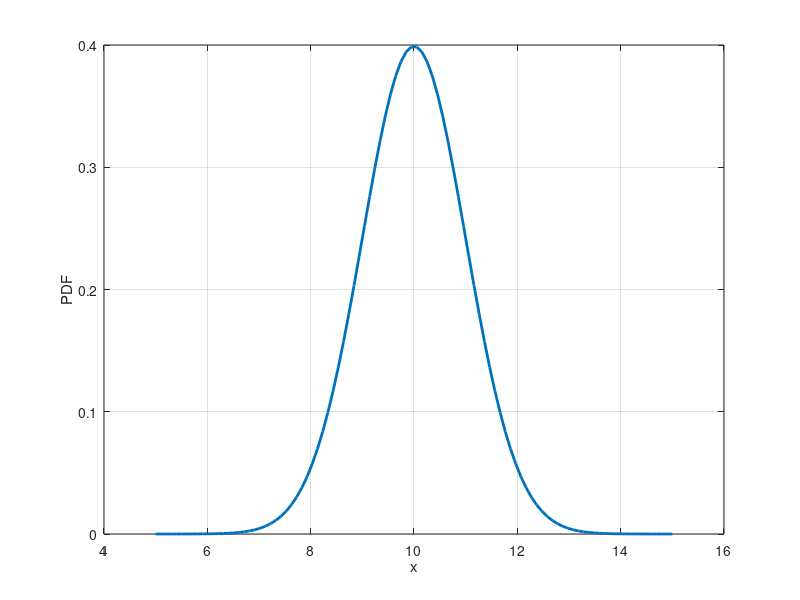
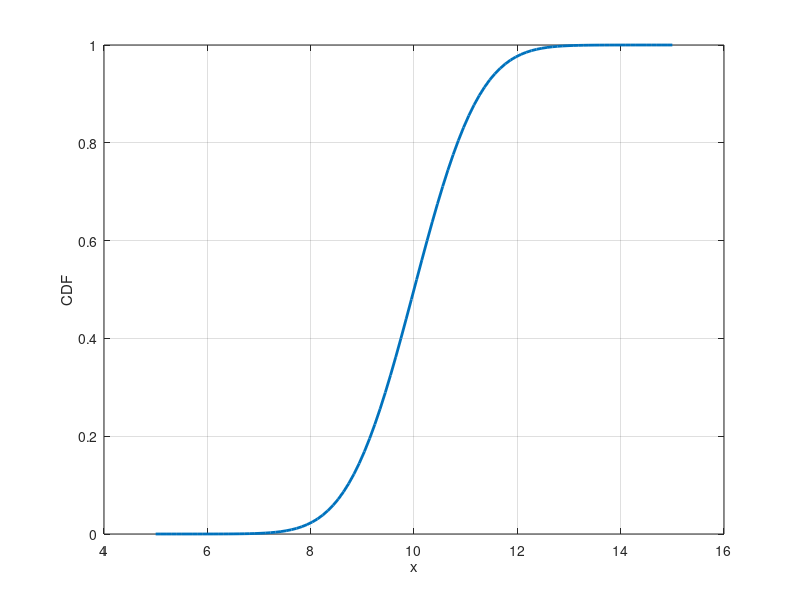
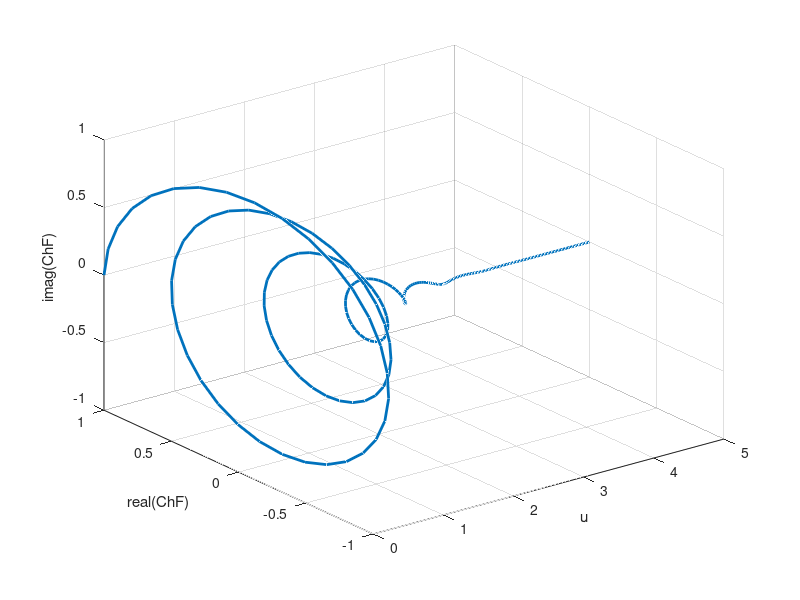

Reproduce these figures in MATLAB, in order.
function ChF_3D
close all;clc
mu    = 10;
sigma = 1;
i     = complex(0,1);
chf  = @(u)exp(i * mu * u - sigma * sigma * u .* u / 2.0);
pdf  = @(x)normpdf(x,mu,sigma);
cdf  = @(x)normcdf(x,mu,sigma);

% Density 

figure(1)
x = linspace(5,15,100);
plot(x,pdf(x),'linewidth',2)
grid on
xlabel('x')
ylabel('PDF')

% Cumulative distribution function

figure(2)
plot(x,cdf(x),'linewidth',2)
grid on
xlabel('x')
ylabel('CDF')

% 3D graph for the ChF

figure(3)
u = linspace(0,5,250);
chfVal = chf(u);
plot3(u,real(chfVal),imag(chfVal),'linewidth',2)
grid on
xlabel('u')
ylabel('real(ChF)')
zlabel('imag(ChF)')
